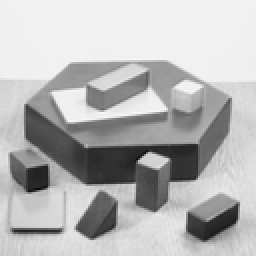
%> input picture corner2.gif, 128 x 128 px, shrunk from 256 x 256 before the run (shown 2 times larger)
$ octave susanzuizhong.m   (GNU Octave 9; MATLAB toolbox functions it lacks are replaced by stand-ins)
%> lines starting %> are read from the running program, lines starting %| are printed output that depends on the picture; in (x1, y1, x2, y2) boxes, pixels count from 0 and x2, y2 are one past the last pixel; in counts of white or black regions, pixels touching at a corner belong together; the program's own positions count from 1
clear all;
close all;
clc;
f=imread('corner2.gif');
%> f: size 128x128 uint8; min 0, max 229, mean 65.2
figure(1);
imshow(f)
if (size(f,3) ~= 1)
    img = rgb2gray(f);
else
    img = f;
end
[m n]=size(img);
%> m = 128; n = 128
disp('m='),disp(m);
%| 128
disp('n='),disp(n);
%| 128
img=double(img);
usan=zeros(size(img));
zxx=zeros(size(img));
zxy=zeros(size(img));
colorlevel=256;
t=25;
%膨胀和腐蚀预处理
SE=strel('line',5,5);
img=imerode(img,SE);
img=imdilate(img,SE);
for ii=4:m-3
    for jj=4:n-3
        k=0;
        x=0;
        y=0;
        c=0;
       % SUSAN
             for i=-3:3
                 for j=-3:3
                    if abs(i)+abs(j)<4
                       c=exp(-((img(ii+i,jj+j)-img(ii,jj))/t)^6);
                         k=k+c;

                         %伪角点去除-重心
                    if c>0.1
                        x=x+ii+i;
                        y=y+jj+j;
                    end
                    end

             usan(ii,jj) = k ;
             if usan(ii,jj)==1
                 zxx(ii,jj)=ii;
                 zxy(ii,jj)=jj;
             else
             x=x/k;
             y=y/k;
             zxx(ii,jj)=x;
             zxy(ii,jj)=y;
             end
                 end
             end
    end
        end
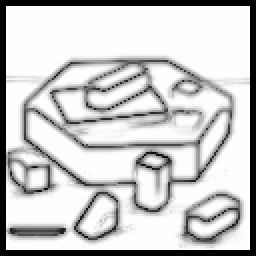
%> usan: size 128x128 double (shown 2 times larger); min 0, max 25, mean 19.8; drawn with min black and max white
%> zxx: size 128x128 double; 90.84% of the values are NaN or infinite; the others: min 0, max 0, mean 0

   figure(2);
   imshow(uint8(usan));
   y=max(max(usan));
%> y = 25
   g=y/2;
%> g = 12.5
%初始角响应
  R=zeros(size(usan));
   for ii=4:m-3
       for jj=4:n-3
           if usan(ii,jj)<=g
               r=g-usan(ii,jj);
           else
               r=0;
           end
           R(ii,jj)=r;
       end
   end
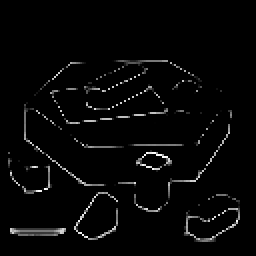
%> R: size 128x128 double (shown 2 times larger); min 0, max 11.5, mean 0.311; drawn with min black and max white
%> after the loop, r = 0
figure(3);
imshow(uint8(R));
[v,c]=size(R);
%> v = 128; c = 128
im_mixmum=zeros(v,c);
T=y/4;
%> T = 6.25
%非极大值抑制
for i=3:v-2
    for j=3:c-2;
        matrixS=R(i-2:i+2,j-2:j+2);
        maxV=max(max(matrixS));
        pp=size(find(matrixS==maxV));
        if R(i,j)==maxV&maxV>T&pp==1
            im_mixmum(i,j)=1;
        end
    end
end
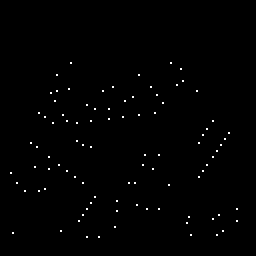
%> im_mixmum: size 128x128 double (shown 2 times larger); values 0 (black) and 1 (white), 0.57% white in thin lines or dots, all inside (x1, y1, x2, y2) = (5, 31, 119, 119)
%重心
for i=3:v-2
    for j=3:c-2
        if im_mixmum(i,j)==1
            if abs(i-zxx(i,j))<=1
                if abs(j-zxy(i,j))<=1
                    im_mixmum(i,j)=0;
                end
            end
        end
    end
end
cx=zeros(size(img));
%几何关系
for i=4:v-3
    for j=11:c-10
        m=0;
        n=0;
  %左右
        if im_mixmum(i,j)==1
            for ii=-3:3
                for jj=-10:0
                    if im_mixmum(i+ii,j+jj)==1
                        m=m+1;
                    end
                end
            end
            for ii=-3:3
                for jj=1:10
                    if im_mixmum(i+ii,j+jj)==1
                        n=n+1;
                    end
                end
            end

            if m>=2&n>=1
                cx(i,j)=1;
            end


        end
    end
end
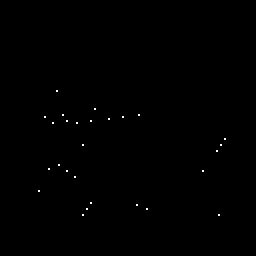
%> cx: size 128x128 double (shown 2 times larger); values 0 (black) and 1 (white), 0.16% white in thin lines or dots, all inside (x1, y1, x2, y2) = (19, 45, 113, 108)
for i=11:v-10
    for j=11:c-10
        m=0;
        n=0;
       p=0;
       q=0;
        if im_mixmum(i,j)==1
            for ii=-8:0
                for jj=-10:0
                    if im_mixmum(i+ii,j+jj)==1
                        m=m+1;
                    end
                end
            end
            for ii=0:8
                for jj=0:10
                    if im_mixmum(i+ii,j+jj)==1
                        n=n+1;
                    end
                end
            end
          for ii=-8:0
                for jj=1:10
                    if im_mixmum(i+ii,j+jj)==1
                        q=q+1;
                    end
                end
          end
            for ii=0:8
                for jj=-10:-1
                    if im_mixmum(i+ii,j+jj)==1
                        p=p+1;
                    end
                end
            end
            if m>=2&n>=2
                cx(i,j)=1;
            end
            if p>=1&q>=1
                cx(i,j)=1;
            end


        end
    end
end
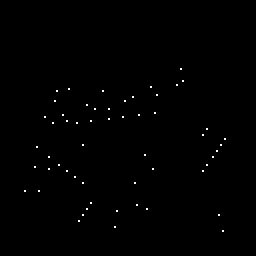
%> cx: size 128x128 double (shown 2 times larger); values 0 (black) and 1 (white), 0.34% white in thin lines or dots, all inside (x1, y1, x2, y2) = (12, 34, 113, 116)

for i=3:v-2
    for j=3:c-2
        if cx(i,j)==1
           im_mixmum(i,j)=0;
        end
    end
end
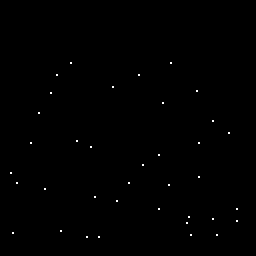
%> im_mixmum: size 128x128 double (shown 2 times larger); values 0 (black) and 1 (white), 0.23% white in thin lines or dots, all inside (x1, y1, x2, y2) = (5, 31, 119, 119)

   [corner_rr,corner_cc]=find(im_mixmum==1);
%> corner_rr = 37 values from 32 to 119; corner_cc = 37 values from 6 to 119
   figure(1);
   hold on;
   plot(corner_cc,corner_rr,'r.');
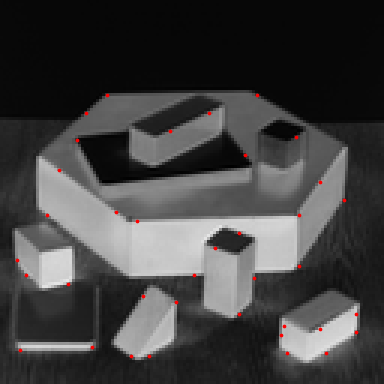
%> figure redrawn from the program's plot data; shown 3 times larger
   hold off;
